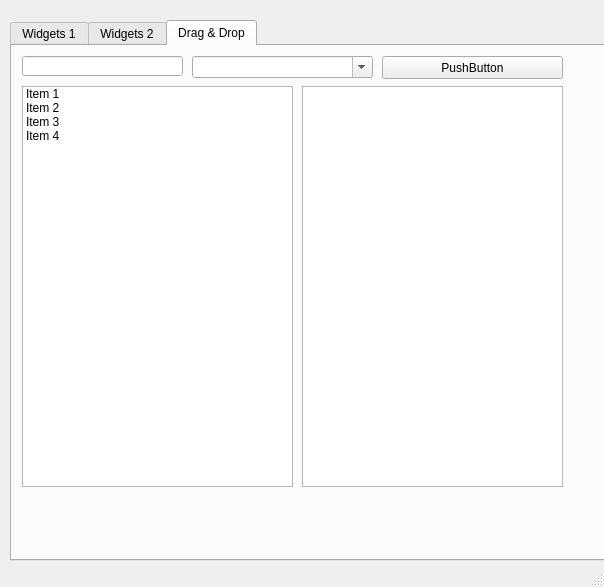
<?xml version="1.0" encoding="UTF-8"?>
<ui version="4.0">
 <class>MainWindow</class>
 <widget class="QMainWindow" name="MainWindow">
  <property name="geometry">
   <rect>
    <x>0</x>
    <y>0</y>
    <width>604</width>
    <height>587</height>
   </rect>
  </property>
  <property name="windowTitle">
   <string>MainWindow</string>
  </property>
  <widget class="QWidget" name="centralwidget">
   <widget class="QTabWidget" name="tabWidget">
    <property name="geometry">
     <rect>
      <x>10</x>
      <y>20</y>
      <width>661</width>
      <height>541</height>
     </rect>
    </property>
    <property name="currentIndex">
     <number>2</number>
    </property>
    <widget class="QWidget" name="tab">
     <attribute name="title">
      <string>Widgets 1</string>
     </attribute>
     <widget class="QWidget" name="verticalLayoutWidget">
      <property name="geometry">
       <rect>
        <x>19</x>
        <y>9</y>
        <width>621</width>
        <height>491</height>
       </rect>
      </property>
      <layout class="QVBoxLayout" name="verticalLayout">
       <item>
        <widget class="QTabWidget" name="tabWidget_2">
         <property name="currentIndex">
          <number>0</number>
         </property>
         <widget class="QWidget" name="tab_3">
          <attribute name="title">
           <string>Tree</string>
          </attribute>
          <widget class="QTreeWidget" name="treeWidget">
           <property name="geometry">
            <rect>
             <x>0</x>
             <y>0</y>
             <width>601</width>
             <height>451</height>
            </rect>
           </property>
           <column>
            <property name="text">
             <string>Headers</string>
            </property>
           </column>
           <column>
            <property name="text">
             <string notr="true">Item</string>
            </property>
           </column>
           <column>
            <property name="text">
             <string>Subitem</string>
            </property>
           </column>
           <column>
            <property name="text">
             <string notr="true">New Column</string>
            </property>
           </column>
          </widget>
         </widget>
         <widget class="QWidget" name="tab_4">
          <attribute name="title">
           <string>Calendar</string>
          </attribute>
          <widget class="QDateEdit" name="dateEdit">
           <property name="geometry">
            <rect>
             <x>10</x>
             <y>10</y>
             <width>591</width>
             <height>22</height>
            </rect>
           </property>
           <property name="alignment">
            <set>Qt::AlignCenter</set>
           </property>
          </widget>
          <widget class="QCalendarWidget" name="calendarWidget">
           <property name="geometry">
            <rect>
             <x>10</x>
             <y>40</y>
             <width>591</width>
             <height>401</height>
            </rect>
           </property>
          </widget>
         </widget>
        </widget>
       </item>
      </layout>
     </widget>
    </widget>
    <widget class="QWidget" name="tab_2">
     <attribute name="title">
      <string>Widgets 2</string>
     </attribute>
     <widget class="QGroupBox" name="groupBox">
      <property name="geometry">
       <rect>
        <x>20</x>
        <y>10</y>
        <width>221</width>
        <height>181</height>
       </rect>
      </property>
      <property name="title">
       <string>Choose Option</string>
      </property>
      <widget class="QWidget" name="layoutWidget">
       <property name="geometry">
        <rect>
         <x>20</x>
         <y>30</y>
         <width>133</width>
         <height>65</height>
        </rect>
       </property>
       <layout class="QVBoxLayout" name="verticalLayout_2">
        <item>
         <widget class="QRadioButton" name="radioButton_start">
          <property name="text">
           <string>Start</string>
          </property>
          <property name="checked">
           <bool>true</bool>
          </property>
         </widget>
        </item>
        <item>
         <widget class="QRadioButton" name="radioButton_stop">
          <property name="text">
           <string>Stop</string>
          </property>
         </widget>
        </item>
        <item>
         <widget class="QRadioButton" name="radioButton_reset">
          <property name="statusTip">
           <string>This is Option 2</string>
          </property>
          <property name="text">
           <string>Reset</string>
          </property>
         </widget>
        </item>
       </layout>
      </widget>
     </widget>
     <widget class="QGroupBox" name="groupBox_2">
      <property name="geometry">
       <rect>
        <x>270</x>
        <y>20</y>
        <width>371</width>
        <height>171</height>
       </rect>
      </property>
      <property name="title">
       <string>Move the Dial</string>
      </property>
      <widget class="QDial" name="dial">
       <property name="geometry">
        <rect>
         <x>20</x>
         <y>30</y>
         <width>131</width>
         <height>121</height>
        </rect>
       </property>
      </widget>
      <widget class="QLCDNumber" name="lcdNumber">
       <property name="geometry">
        <rect>
         <x>190</x>
         <y>30</y>
         <width>161</width>
         <height>121</height>
        </rect>
       </property>
       <property name="digitCount">
        <number>2</number>
       </property>
      </widget>
     </widget>
     <widget class="QProgressBar" name="progressBar">
      <property name="geometry">
       <rect>
        <x>10</x>
        <y>460</y>
        <width>631</width>
        <height>23</height>
       </rect>
      </property>
      <property name="value">
       <number>24</number>
      </property>
     </widget>
     <widget class="QFontComboBox" name="fontComboBox">
      <property name="geometry">
       <rect>
        <x>20</x>
        <y>220</y>
        <width>221</width>
        <height>21</height>
       </rect>
      </property>
     </widget>
     <widget class="QLabel" name="label">
      <property name="geometry">
       <rect>
        <x>20</x>
        <y>260</y>
        <width>221</width>
        <height>171</height>
       </rect>
      </property>
      <property name="text">
       <string/>
      </property>
     </widget>
    </widget>
    <widget class="QWidget" name="tab_5">
     <attribute name="title">
      <string>Drag &amp;&amp; Drop</string>
     </attribute>
     <widget class="QLineEdit" name="lineEdit">
      <property name="geometry">
       <rect>
        <x>10</x>
        <y>10</y>
        <width>161</width>
        <height>20</height>
       </rect>
      </property>
      <property name="dragEnabled">
       <bool>true</bool>
      </property>
     </widget>
     <widget class="QComboBox" name="comboBox">
      <property name="geometry">
       <rect>
        <x>180</x>
        <y>10</y>
        <width>181</width>
        <height>22</height>
       </rect>
      </property>
      <property name="minimumSize">
       <size>
        <width>181</width>
        <height>0</height>
       </size>
      </property>
      <property name="acceptDrops">
       <bool>true</bool>
      </property>
      <property name="editable">
       <bool>true</bool>
      </property>
     </widget>
     <widget class="QPushButton" name="pushButton">
      <property name="geometry">
       <rect>
        <x>370</x>
        <y>10</y>
        <width>181</width>
        <height>23</height>
       </rect>
      </property>
      <property name="minimumSize">
       <size>
        <width>0</width>
        <height>23</height>
       </size>
      </property>
      <property name="acceptDrops">
       <bool>true</bool>
      </property>
      <property name="text">
       <string>PushButton</string>
      </property>
     </widget>
     <widget class="QListWidget" name="listWidget">
      <property name="geometry">
       <rect>
        <x>10</x>
        <y>40</y>
        <width>271</width>
        <height>401</height>
       </rect>
      </property>
      <property name="dragEnabled">
       <bool>true</bool>
      </property>
      <property name="dragDropMode">
       <enum>QAbstractItemView::DragDrop</enum>
      </property>
      <item>
       <property name="text">
        <string>Item 1</string>
       </property>
      </item>
      <item>
       <property name="text">
        <string>Item 2</string>
       </property>
      </item>
      <item>
       <property name="text">
        <string>Item 3</string>
       </property>
      </item>
      <item>
       <property name="text">
        <string>Item 4</string>
       </property>
      </item>
     </widget>
     <widget class="QListWidget" name="listWidget_2">
      <property name="geometry">
       <rect>
        <x>290</x>
        <y>40</y>
        <width>261</width>
        <height>401</height>
       </rect>
      </property>
     </widget>
    </widget>
   </widget>
  </widget>
  <widget class="QMenuBar" name="menubar">
   <property name="geometry">
    <rect>
     <x>0</x>
     <y>0</y>
     <width>604</width>
     <height>21</height>
    </rect>
   </property>
  </widget>
  <widget class="QStatusBar" name="statusbar"/>
 </widget>
 <resources/>
 <connections>
  <connection>
   <sender>radioButton_stop</sender>
   <signal>clicked()</signal>
   <receiver>progressBar</receiver>
   <slot>reset()</slot>
   <hints>
    <hint type="sourcelabel">
     <x>139</x>
     <y>127</y>
    </hint>
    <hint type="destinationlabel">
     <x>158</x>
     <y>528</y>
    </hint>
   </hints>
  </connection>
  <connection>
   <sender>dial</sender>
   <signal>valueChanged(int)</signal>
   <receiver>lcdNumber</receiver>
   <slot>display(int)</slot>
   <hints>
    <hint type="sourcelabel">
     <x>390</x>
     <y>179</y>
    </hint>
    <hint type="destinationlabel">
     <x>492</x>
     <y>180</y>
    </hint>
   </hints>
  </connection>
  <connection>
   <sender>fontComboBox</sender>
   <signal>activated(QString)</signal>
   <receiver>label</receiver>
   <slot>setText(QString)</slot>
   <hints>
    <hint type="sourcelabel">
     <x>225</x>
     <y>286</y>
    </hint>
    <hint type="destinationlabel">
     <x>220</x>
     <y>374</y>
    </hint>
   </hints>
  </connection>
 </connections>
</ui>
